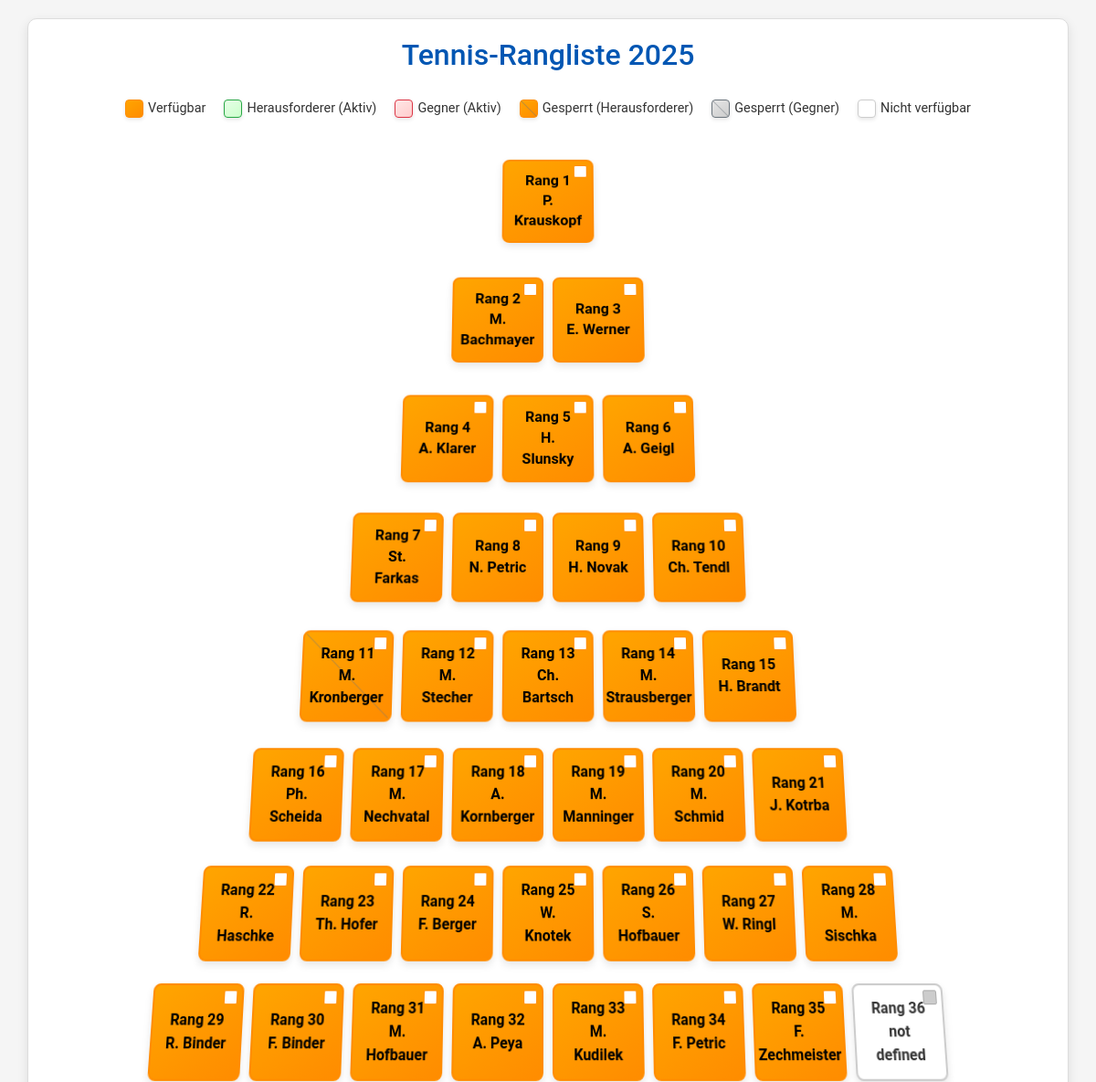
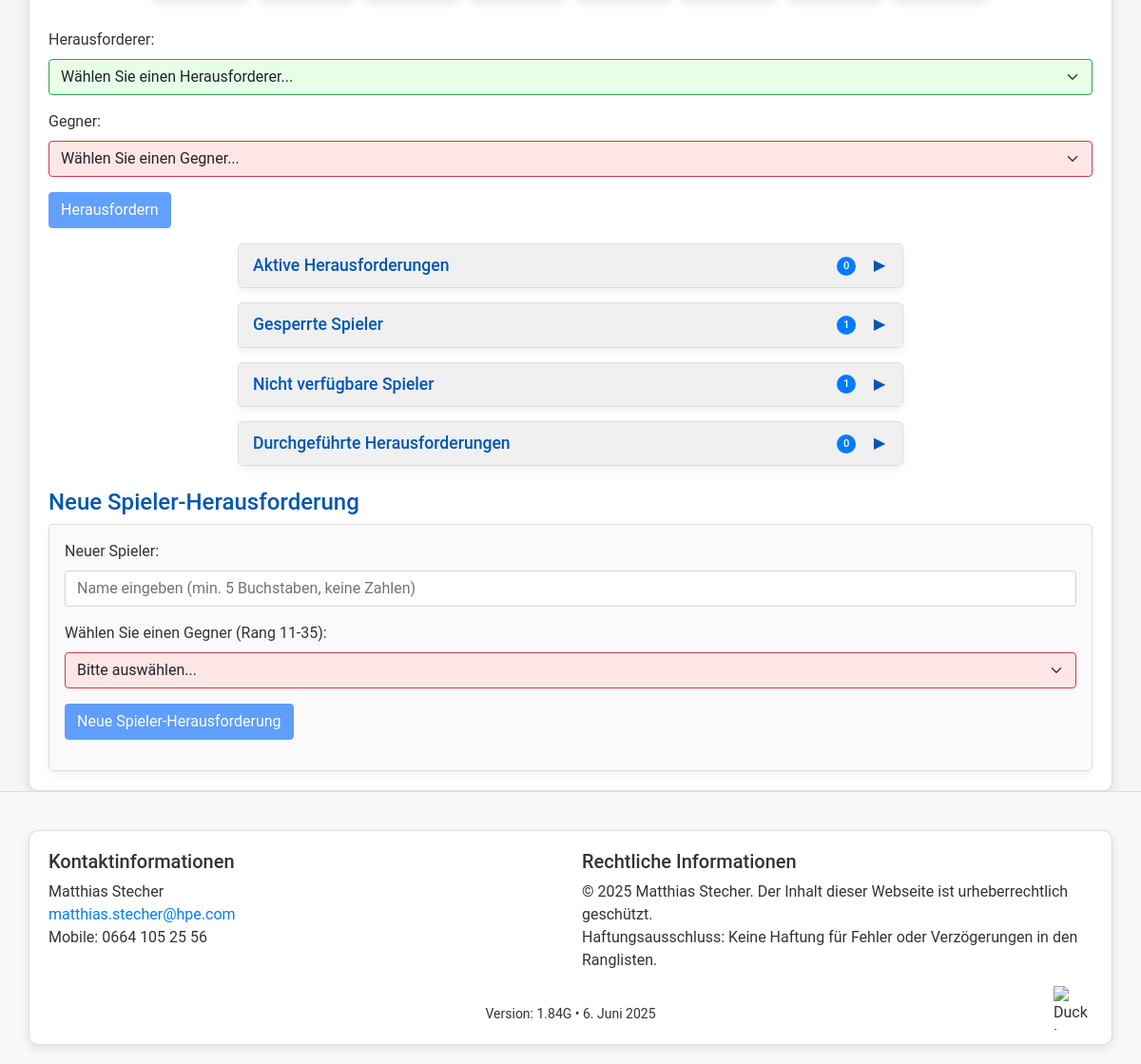
/index, run on the app's committed database (2 pictures, top to bottom).
### tables this page shows
CREATE TABLE players (
    id INTEGER PRIMARY KEY,
    name TEXT NOT NULL UNIQUE,
    available INTEGER NOT NULL DEFAULT 1,
    rank INTEGER NOT NULL,
    unavailable_since DATETIME,
    block_challenger_until DATETIME,
    block_opponent_until DATETIME,
    is_new INTEGER NOT NULL DEFAULT 0
);

### app.py (the view, shortened to what this page needs)
@app.route("/index")
def index():
    try:
        db = get_db()
        now_dt = get_current_time()  # Get current datetime object
        now_str = now_dt.strftime("%Y-%m-%d %H:%M:%S")  # String version for DB queries
        today_str = now_dt.date().isoformat()  # Get YYYY-MM-DD string
        cur = db.execute(
            """
            SELECT p.*,
                CASE
                  WHEN EXISTS (
                    SELECT 1 FROM challenges c
                    WHERE c.resolved = 0
                      AND c.deadline > ?
                      AND (c.challenger_id = p.id OR c.opponent_id = p.id)
                  ) THEN 1 ELSE 0
                END as in_challenge
            FROM players p
            ORDER BY rank ASC
            """,
            (now_str,),
        )
        players = cur.fetchall()
        players_list = []
        for p_row in players:
            p = dict(p_row)  # Convert Row object to dict for modification
            p["blocked_challenger"] = False
            p["blocked_opponent"] = False
            p["block_challenger_until_fmt"] = None  # Initialize format fields
            p["block_opponent_until_fmt"] = None
            p["unavailable_since_fmt"] = None
            if p.get("block_opponent_until"):
                try:
                    block_until_dt = p["block_opponent_until"]
                    if isinstance(block_until_dt, str):
                        block_until_dt_str = block_until_dt.split(".")[0]
                        block_until_dt = datetime.strptime(
                            block_until_dt_str, "%Y-%m-%d %H:%M:%S"
                        )
                    elif not isinstance(block_until_dt, datetime):
                        raise TypeError("block_opponent_until is not a recognized type")
                    if now_dt < block_until_dt:
                        p["blocked_opponent"] = True
                        p["block_opponent_until_fmt"] = block_until_dt.strftime(
                            "%Y-%m-%d %H:%M"
                        )
                except (ValueError, TypeError, AttributeError) as e:
                    logger.warning(
                        f"Could not parse or compare block_opponent_until for player {p['id']}: {p['block_opponent_until']} - Error: {e}"
                    )
            players_list.append(p)
        pyramid_data = create_pyramid(players_list)
        active_challenges_data = get_active_challenges()  # Already processes dates
        completed_challenges_data = (
            get_completed_challenges()
        )  # Already processes dates
        blocked_challenger_players_data = (
            get_blocked_challenger_players()
        )  # Now includes formatted dates
        blocked_opponent_players_data = (
            get_blocked_opponent_players()
        )  # Now includes formatted dates
        unavailable_players_data = (
            get_unavailable_players()
        )  # Now includes formatted dates
        return render_template(
            "index.html",
            pyramid=pyramid_data,
            players=players_list,  # Contains formatted dates
            active_challenges=active_challenges_data,  # Contains datetime objects and date objects
            completed_challenges=completed_challenges_data,  # Contains datetime objects
            blocked_challenger_players=blocked_challenger_players_data,  # Now includes formatted dates
            blocked_opponent_players=blocked_opponent_players_data,  # Now includes formatted dates
            unavailable_players=unavailable_players_data,  # Now includes formatted dates
            today_date=today_str,  # Pass the server's current date
        )
    except Exception as e:
        logger.exception("Unexpected error on /index route.")
        flash("Ein unerwarteter Fehler ist aufgetreten.", "danger")
        return render_template("error.html", error_message="Unerwarteter Fehler"), 500

### app.py (called while the page is built, shortened)
def get_current_time():
    test_date_str = os.environ.get("TEST_DATE")
    return datetime.now()

def get_db():
    if "db" not in g:
        try:
            g.db = sqlite3.connect(
                app.config["DATABASE"], timeout=10, detect_types=sqlite3.PARSE_DECLTYPES
            )
            g.db.row_factory = sqlite3.Row
            g.db.execute("PRAGMA foreign_keys = ON")
        except sqlite3.Error as e:
            logger.exception("Database connection failed.")
            raise e
    return g.db

def create_pyramid(players):
    pyramid = []
    start = 0
    row_sizes = [1, 2, 3, 4, 5, 6, 7, 8]
    for size in row_sizes:
        row = []
        for i in range(size):
            if start < len(players):
                row.append(players[start])
            else:
                row.append(None)
            start += 1
        pyramid.append(row)
    return pyramid

def get_active_challenges():
    db = get_db()
    now_dt = get_current_time()  # Get datetime object
    now_str = now_dt.strftime("%Y-%m-%d %H:%M:%S")
    try:
        cur = db.execute(
            "SELECT c.*, p1.name as challenger_name, p2.name as opponent_name FROM challenges c "
            "JOIN players p1 ON c.challenger_id = p1.id "
            "JOIN players p2 ON c.opponent_id = p2.id "
            "WHERE c.resolved = 0 AND c.deadline > ?",
            (now_str,),
        )
        challenges_raw = cur.fetchall()
        challenges_processed = []
        return challenges_processed
    except sqlite3.Error:
        logger.exception("Error fetching active challenges.")
        return []

def get_completed_challenges(limit=50):
    db = get_db()
    try:
        cur = db.execute(
            "SELECT * FROM completed_challenges_view LIMIT ?",
            (limit,),
        )
        challenges_raw = cur.fetchall()
        challenges_processed = []
        return challenges_processed
    except sqlite3.Error:
        logger.exception("Error fetching completed challenges.")
        return []

### templates/index.html (shortened to what this page needs)
<!DOCTYPE html>
<html lang="de">
<head>
  <link rel="stylesheet" href="https://cdnjs.cloudflare.com/ajax/libs/bootstrap/5.1.3/css/bootstrap.min.css" />
</head>
<body data-today-date="{{ today_date }}">
  <div class="container">
    <h2 class="text-center mb-4">Tennis-Rangliste 2025</h2>
    <div class="legend">
      <div class="legend-item available">
        <div class="legend-color"></div>
        Verfügbar
      </div>
      <div class="legend-item challenger">
        <div class="legend-color"></div>
        Herausforderer (Aktiv)
      </div>
      <div class="legend-item opponent">
        <div class="legend-color"></div>
        Gegner (Aktiv)
      </div>
      <div class="legend-item blocked">
        <div class="legend-color"></div>
        Gesperrt (Herausforderer)
      </div>
       <div class="legend-item blocked-loser">
        <div class="legend-color"></div>
        Gesperrt (Gegner)
      </div>
      <div class="legend-item unavailable">
        <div class="legend-color"></div>
        Nicht verfügbar
      </div>
    </div>
    <div class="ranking-list">
      {% if pyramid %}
        {% for row in pyramid %}
          <div class="row">
            {% for player in row %}
              {% if player %}
                <div id="player-{{ player['id'] }}"
                     class="player
                       {% if not player['available'] %}unavailable
                       {% elif player['blocked_opponent'] %}blocked
                       {% elif player['blocked_challenger'] %}blocked-loser
                       {% endif %}"
                     data-player-id="{{ player['id'] }}">
                  <div class="player-info">
                    Rang {{ player['rank'] }}<br>{{ player['name'] }}
                  </div>
                  <div class="availability-toggle {% if player['available'] %}available{% endif %}"
                       data-player-id="{{ player['id'] }}"></div>
                </div>
              {% else %}
                <div class="player missing" style="background: #eee; border-color: #ccc; color: #888; cursor: default;">
                    <div class="player-info">Leer</div>
                </div>
              {% endif %}
            {% endfor %}
          </div>
        {% endfor %}
      {% else %}
        <p>Keine Spieler gefunden. Bitte laden Sie die Spieldaten.</p>
      {% endif %}
    </div>
    <form id="challengeForm">
      <div class="mb-3">
        <label for="challenger" class="form-label">Herausforderer:</label>
        <select class="form-select challenger-select" id="challenger" name="challenger" required>
          <option value="">Wählen Sie einen Herausforderer...</option>
        </select>
      </div>
      <div class="mb-3">
        <label for="opponent" class="form-label">Gegner:</label>
        <select class="form-select opponent-select" id="opponent" name="opponent" required disabled>
          <option value="">Wählen Sie einen Gegner...</option>
        </select>
      </div>
      <button type="submit" class="btn btn-primary" id="challengeButton" disabled>Herausfordern</button>
    </form>
    <div class="active-challenges">
      <div class="custom-card-header collapsed" id="activeChallengesHeader">
        <h4>
          Aktive Herausforderungen
          <span class="header-controls">
            <span class="badge-count">{{ active_challenges|length }}</span>
            <span class="arrow">▼</span>
          </span>
        </h4>
      </div>
    </div>
    <div class="blocked-players">
      <div class="custom-card-header collapsed" id="blockedPlayersHeader">
        <h4>
          Gesperrte Spieler
          <span class="header-controls">
            {% set blocked_ids = [] %}
            <span class="badge-count">{{ blocked_ids|length }}</span>
            <span class="arrow">▼</span>
          </span>
        </h4>
      </div>
    </div>
    <div class="unavailable-players">
      <div class="custom-card-header collapsed" id="unavailablePlayersHeader">
        <h4>
          Nicht verfügbare Spieler
          <span class="header-controls">
            <span class="badge-count">{{ unavailable_players|length }}</span>
            <span class="arrow">▼</span>
          </span>
        </h4>
      </div>
    </div>
    <div class="completed-challenges">
      <div class="custom-card-header collapsed" id="completedChallengesHeader">
        <h4>
          Durchgeführte Herausforderungen
          <span class="header-controls">
            <span class="badge-count">{{ completed_challenges|length }}</span>
            <span class="arrow">▼</span>
          </span>
        </h4>
      </div>
    </div>
    <div class="newplayer-challenge mt-4">
      <h4>Neue Spieler-Herausforderung</h4>
      <div class="card p-3">
        <div class="mb-3">
          <label for="newplayer" class="form-label">Neuer Spieler:</label>
          <input type="text" class="form-control" id="newplayer" name="newplayer" placeholder="Name eingeben (min. 5 Buchstaben, keine Zahlen)" />
        </div>
        <div class="mb-3">
          <label for="newplayer-opponent" class="form-label">Wählen Sie einen Gegner (Rang 11-35):</label>
          <select class="form-select opponent-select" id="newplayer-opponent" name="newplayer-opponent">
            <option value="">Bitte auswählen...</option>
          </select>
        </div>
        <div class="mb-3">
          <button type="button" class="btn btn-primary" id="newplayer-challenge" disabled>Neue Spieler-Herausforderung</button>
        </div>
      </div>
    </div>
  </div>
<footer>
  <div class="container" style="position: relative;">
    <div class="row">
      <div class="col-md-6 mb-3 mb-md-0">
        <h5>Kontaktinformationen</h5>
        <p>
          Matthias Stecher<br />
          <a href="mailto:matthias.stecher@hpe.com">matthias.stecher@hpe.com</a><br />
          Mobile: 0664 105 25 56
        </p>
      </div>
      <div class="col-md-6">
        <h5>Rechtliche Informationen</h5>
        <p>
          © 2025 Matthias Stecher. Der Inhalt dieser Webseite ist urheberrechtlich geschützt.<br />
          Haftungsausschluss: Keine Haftung für Fehler oder Verzögerungen in den Ranglisten.
        </p>
      </div>
    </div>
    <div class="row">
      <div class="col-12 text-center mt-3">
        <small>Version: 1.84G  •  6. Juni 2025</small>
      </div>
    </div>
    <img id="duckLogo" src="/static/a1_duck_11.png" alt="Duck Logo" width="46" height="46" style="position: absolute; bottom: 15px; right: 15px; cursor: pointer;" />
  </div>
</footer></body>
</html>

### data on the page
players: rank "1", name "P. Krauskopf", available 1 (drawn)
players: rank "2", name "M. Bachmayer", available 1 (drawn)
players: rank "3", name "E. Werner", available 1 (drawn)
players: rank "4", name "A. Klarer", available 1 (drawn)
players: rank "5", name "H. Slunsky", available 1 (drawn)
players: rank "6", name "A. Geigl", available 1 (drawn)
players: rank "7", name "St. Farkas", available 1 (drawn)
players: rank "8", name "N. Petric", available 1 (drawn)
players: rank "9", name "H. Novak", available 1 (drawn)
players: rank "10", name "Ch. Tendl", available 1 (drawn)
players: rank "11", name "M. Kronberger", available 1 (drawn)
players: rank "12", name "M. Stecher", available 1 (drawn)
players: rank "13", name "Ch. Bartsch", available 1 (drawn)
players: rank "14", name "M. Strausberger", available 1 (drawn)
players: rank "15", name "H. Brandt", available 1 (drawn)
players: rank "16", name "Ph. Scheida", available 1 (drawn)
players: rank "17", name "M. Nechvatal", available 1 (drawn)
players: rank "18", name "A. Kornberger", available 1 (drawn)
players: rank "19", name "M. Manninger", available 1 (drawn)
players: rank "20", name "M. Schmid", available 1 (drawn)
players: rank "21", name "J. Kotrba", available 1 (drawn)
players: rank "22", name "R. Haschke", available 1 (drawn)
players: rank "23", name "Th. Hofer", available 1 (drawn)
players: rank "24", name "F. Berger", available 1 (drawn)
players: rank "25", name "W. Knotek", available 1 (drawn)
players: rank "26", name "S. Hofbauer", available 1 (drawn)
players: rank "27", name "W. Ringl", available 1 (drawn)
players: rank "28", name "M. Sischka", available 1 (drawn)
players: rank "29", name "R. Binder", available 1 (drawn)
players: rank "30", name "F. Binder", available 1 (drawn)
players: rank "31", name "M. Hofbauer", available 1 (drawn)
players: rank "32", name "A. Peya", available 1 (drawn)
players: rank "33", name "M. Kudilek", available 1 (drawn)
players: rank "34", name "F. Petric", available 1 (drawn)
players: rank "35", name "F. Zechmeister", available 1 (drawn)
players: rank "36", name "not defined", available 0 (drawn)

### other printed values
{{ active_challenges|length }} "0"
{{ blocked_ids|length }} "1"
{{ unavailable_players|length }} "1"
{{ completed_challenges|length }} "0"
